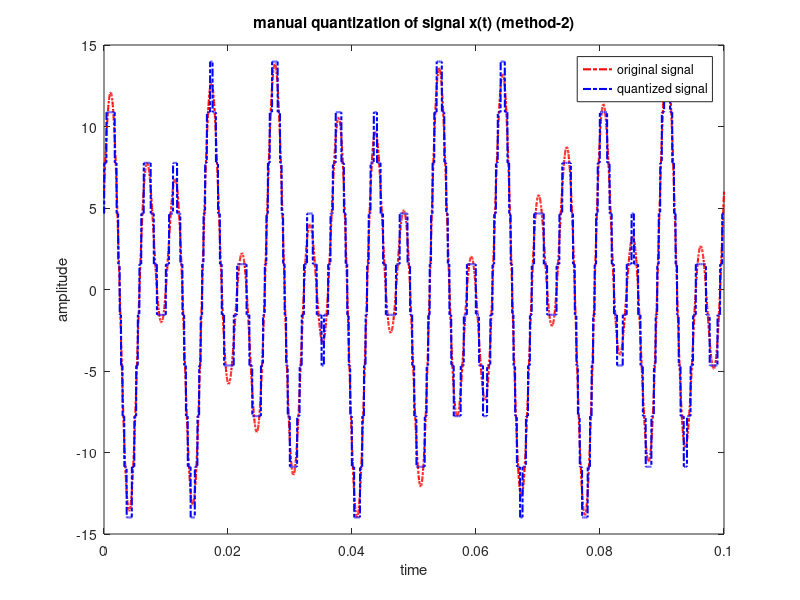

This figure's MATLAB source:
% Shadril Hassan Shifat
% ID: 20-42451-1

% Data Communication Lab Task - 2
% Title: Analog Signal quantization using MATLAB
% Performance Task for Lab Report (Method - 2)
% ID = AB-CDEFG-H
clc;
clear all;
close all;
%ID= 20-42451-1
A=2;
B=0;
C=4;
D=2;
E=4;
F=5;
G=1;
H=1;

fs= 50000;
t=0:1/fs:0.1;
xt= (H+5)*cos(2*pi*((D+E+5)*10)*t) + (H+7)*sin(2*pi*((E+F+10)*10)*t);

%quantization
level=12-2^H;
delta= (max(xt)-min(xt))/(level-1);
xq=min(xt)+(round((xt-min(xt))/delta)).*delta;

%plotting
plot(t,xt,'r-.', 'linewidth',1.5);
hold on;
plot(t,xq,'b-.', 'linewidth',1.5);

xlabel('time');
ylabel('amplitude');
title('manual quantization of signal x(t) (method-2)');
legend('original signal','quantized signal');
